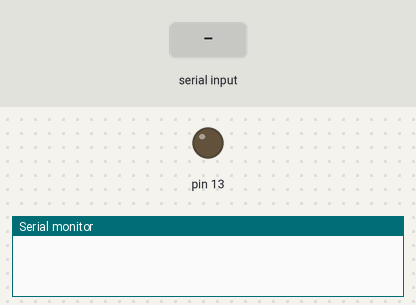
A sketch run on a simulated Arduino Uno, built with avr-gcc and run on an emulated ATmega328P. On the bench: output pins drawn as LEDs (lit = HIGH), the last lines printed to the serial monitor. The inputs (shaded band) are chosen by the test bench.

Above: at 1.3 s.
1.4 s: "a" received over Serial
At 2.1 s:
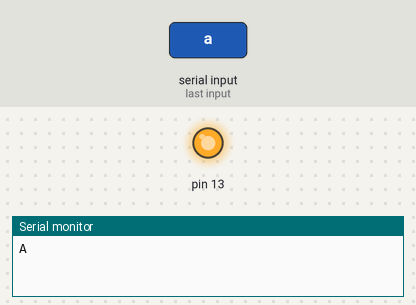
2.9 s: "b" received over Serial
At 3.3 s:
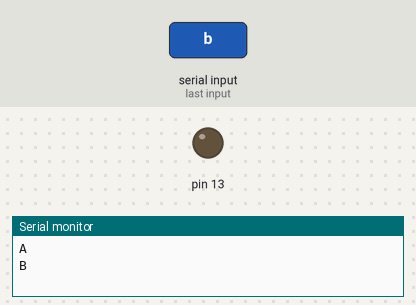
Timing chart, 0 to 5.9 s (numbered marks = the images above; inputs shaded):
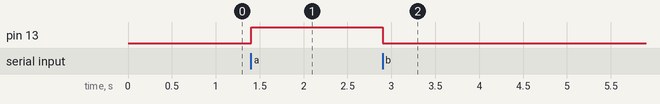

Measured:
- after the input at 1.4 s, pin 13: LOW → HIGH at once
- after the input at 2.9 s, pin 13: HIGH → LOW at once

The sketch:

ex05.ino
```cpp
void setup() {
  Serial.begin(9600);
  pinMode(13,OUTPUT);
  digitalWrite(13,LOW);
  delay(100);
}
//'a'를 수신 했을 때 13핀 LED 켜고
//'b'를 수신 했을 때 13핀 LED 끄기

void loop() {
  if(Serial.available()){
    char c = Serial.read();
      if(c=='a'){
        Serial.println("A");
        digitalWrite(13,HIGH);
        delay(100);
    }
      if(c=='b'){
        Serial.println("B");
        digitalWrite(13,LOW);
        delay(100);
    }
  }
}
```
